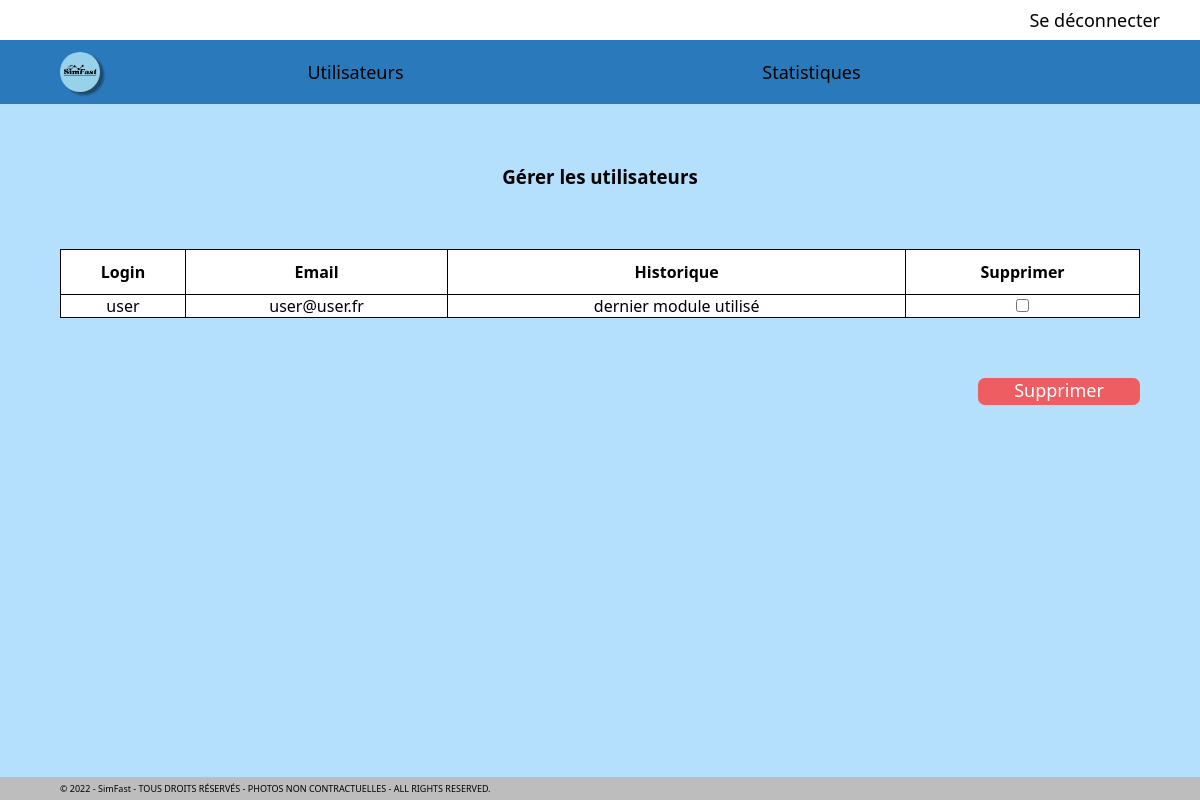
/Quatrième_Livrable/Dossier_du_Quatrième_livrable/4.Programmation/Gestionnaire/SimFast-Gestion_utilisateurs.php, run on an earlier commit of the app's database.
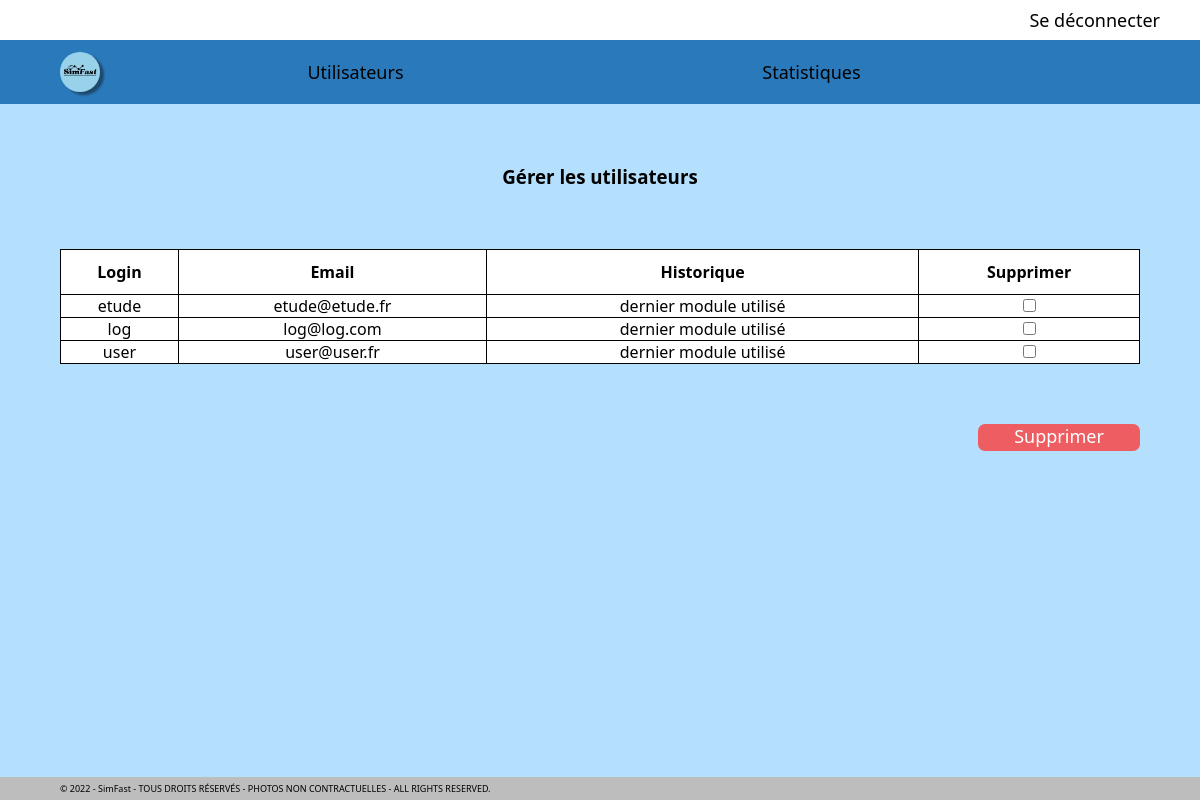
And on a later commit of the database.
### tables this page shows
CREATE TABLE `utilisateur` (
  `login` varchar(30) NOT NULL,
  `email` varchar(60) NOT NULL,
  `mdp` varchar(30) NOT NULL
);

### Quatrième_Livrable/Dossier_du_Quatrième_livrable/4.Programmation/Gestionnaire/SimFast-Gestion_utilisateurs.php (the view, shortened to what this page needs)
<?php session_start();
global $db;
?>
<!Doctype html>
<html lang="fr">
<head>
    <link rel="stylesheet" href="../style.css">
</head>
<body>
    <div class="contenu">
        <div class='navigation'>
            <nav>
                <ul>
                    <li><a href='../deconnexion.php'>Se déconnecter</a></li>
                </ul>
            </nav>
        </div>
        <div class='modules_navigation'>
            <?php include 'Menu-Gestionnaire.php'; ?>
        </div>
        <div class="Titre_module">
            <h3>Gérer les utilisateurs</h3>
        </div>
        <form action="Suppression.php" method="post">
            <div class="Table_gestion_utilisateurs">
                <table>
                    <tr>
                        <th>Login</th>
                        <th>Email</th>
                        <th>Historique</th>
                        <th>Supprimer</th>
                    </tr>
                    <?php
                    $req=$db->prepare("SELECT * FROM utilisateur");
                    $req->execute();
                    while($resultat = $req->fetch(PDO::FETCH_ASSOC)): ?>
                    <tr>
                        <td><?= $resultat['login']?></td>
                        <td><?= $resultat['email']?></td>
                        <td>dernier module utilisé</td>
                        <td><input type="checkbox" name="uSuppression[]" value="<?= $resultat['login']?>"></td>
                    </tr>
                    <?php endwhile ?>
                </table>
            </div>
            <div class="gestion_bouton_supprimer">
                <input class="Valide_suppression" type="submit" name="suppression" value="Supprimer">
            </div>
        </form>
    </div>
    <footer>
        <?php include '../Footer.php'; ?>
    </footer>
</body>
</html>

What changed in the data, as far as the page shows it:
added utilisateur: login "etude", email "etude@etude.fr"
added utilisateur: login "log", email "log@log.com"
